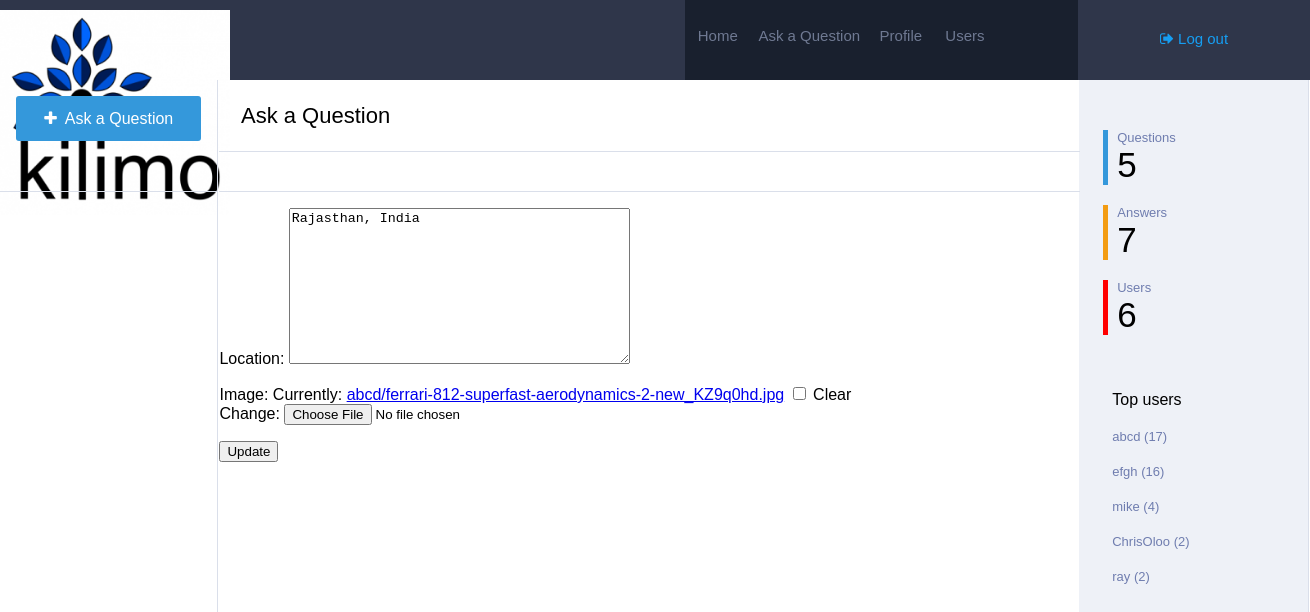
Screenshot of /profileupdate/1/ (signed in) with the database file from the repository.
### Main/models.py (models this page shows, shortened)
class Profile(models.Model):
	user=models.ForeignKey(settings.AUTH_USER_MODEL,on_delete=models.CASCADE)
	image=models.ImageField(upload_to=upload_location,null=True,blank=True,)
	location=models.TextField(default="Not mentioned")
	points=models.IntegerField(default=0)
	questions=models.IntegerField(default=0)
	answers=models.IntegerField(default=0)

### Main/views.py (the view)
# urls.py: url(r'^profileupdate/(?P<id>\d+)/$', views.Update_pro,name='profile_update'),
@login_required
def Update_pro(request, id):
  top = Profile.objects.all().order_by("-points")[:min(Profile.objects.count(),5)]
  profile = get_object_or_404(Profile,id=id)
  instance=get_object_or_404(Profile,id=id)
  if request.user == instance.user:
    form = Update(request.POST or None, request.FILES or None,instance=instance)
    if form.is_valid():
      instance=form.save(commit=False)
      instance.save()
      messages.success(request, "Saved")
      return HttpResponseRedirect('/')
    context={
      "instance":instance,
      "form":form,"q":Question.objects.count(),"a":Answer.objects.count(),"u":Profile.objects.count(),"top":top,
      "profile":profile
    }
    return render(request,"update.html",context)
  else:
    messages.error(request, "User unauthorized.")
    return HttpResponseRedirect('/')

### Main/forms.py
class Update(forms.ModelForm):
	class Meta:
		model = Profile
		fields=[
			"location",
			"image",
		]

### templates/update.html (shortened to what this page needs)
{% load static %}
<html>
<head>
<link rel='stylesheet' href='{% static "css/create.css" %}'>
<link rel="stylesheet" href="https://cdnjs.cloudflare.com/ajax/libs/font-awesome/4.7.0/css/font-awesome.min.css">
</head>
<body>
	<div class="navbar">
		<div class="logo">
		</div>
		<div class="search">
		</div>
		<div class="navlinks">
			<h6><a href="{% url "home" %}">Home</a></h6> <h6 style="width: 30%;"><a href="{% url "create" %}">Ask a Question</a></h6> <h6><a href="{% url "profile" id=profile.id %}">Profile</a></h6> <h6><a href="{% url "user" %}">Users</a></h6>
		</div>
		<div class="login" style="font-size: 15px;">
			{% if request.user.is_authenticated %}
			<p><a href="{% url "logout" %}"><i class="fa fa-sign-out" aria-hidden="true"></i> Log out</a></p>
			{% else %}
			<p><a href="{% url "login" %}"><i class="fa fa-sign-in" aria-hidden="true"></i> Log in / Register</a></p>
			{%endif %}
		</div>
	</div>
	<div class="main">
		<div class="links">
			<div id="ask-cont">
			<a href="{% url "create" %}" style="text-decoration: none;"><p class="ask"><i class="fa fa-plus" aria-hidden="true"></i>&nbsp Ask a Question</p></a>
			</div>
		</div>
		<div class="content">
			<table style="width: 100%;border-spacing: 0px;min-height: 100%;">
				<tr>
			<td style="width:100%; float: left;">
				<div class="heading">
					<div class="tab">
						<p>Ask a Question</p>
					</div>
				</div>
			<div class="welcome">
				<div class="tab">
					<p>&nbsp</p>
				</div>
			</div>
			<div id="tab1" class="tabcontent">
				<form method="POST" action="" enctype='multipart/form-data'>
				{{ form.as_p }}
				<input type="submit" value='Update' class="btn btn-success btn-lg"/>
				</form>
			</div>
		</td>
			<td class="stats" style="padding-top: 30px;vertical-align: top;">
				<div class="bor" style="border-left-color: #3498db">
					<p class="stat_q">Questions</p>
					<p class="stat_a">{{ q }}</p>
				</div>
				<div class="bor" style="border-left-color: #f39c12;">
					<p class="stat_q">Answers</p>
					<p class="stat_a">{{ a }}</p>
				</div>
				<div class="bor" style="border-left-color: red;">
					<p class="stat_q">Users</p>
					<p class="stat_a">{{ u }}</p>
				</div>
				<div class="bor" style="border:none; padding-top: 40px;">
					<p>Top users</p>
					{% for obj in top %}
					<p class="stat_q"><a  href="{% url "profile" id=obj.id %}" style="color: #6f7daf;text-decoration: none;">{{ obj.user }} ({{obj.points}})</a></p>
					{% endfor %}
				</div>
			</td>
		</tr>
	</table>
		</div>
	</div>
</body>
</html>

### static/css/create.css (style rules this page uses)
body { min-width: 1300px; margin: 0px; font-family: sans-serif; }
.navbar { width: 100%; background-color: #2f364a; height:80px; }
.logo { float: left; width:10%; height:100%; }
.search { float: left; height: 100%; width: 42.3%; }
.navlinks { float: left; width:30%; background-color: #19202e; height:100%; }
.navlinks h6 { margin-top:27px; float: left; width:16%; text-align: center; margin-left: 0.3%; }
.navlinks h6 a { text-decoration: none; color: #6f7992; font-weight: normal; font-size:15px; }
.login { float: left; height: 100%; width: 17.7%; text-align: center; }
.login p { margin-top: 30px; }
.login a { text-decoration: none; color: #169ef2; }
.main { width: 100%; }
.links { float: left; top:80px; height: 100%; width:16.6%; }
.ask { margin-left: 7.5%; width:85%; height: 31px; border-style: none; border-radius: 3px; background-color: #3498db; color: white; padding-top: 14px; text-align: center; }
#ask-cont { border-bottom-style: solid; border-bottom-color: #dadfea; border-bottom-width: 1px; height:95px; }
.content { float: left; width: 83.2%; border-right-style: solid; border-right-color: #dadfea; border-right-width: 1px; border-left-style: solid; border-left-color: #dadfea; border-left-width: 1px; height: auto; }
.heading { padding-left: 2.5%; font-size: 22px; border-bottom-style: solid; border-bottom-color: #dadfea; border-bottom-width: 1px; margin-bottom: -1px; }
.welcome { padding-left: 2.5%; font-size: 14px; border-bottom-style: solid; border-bottom-color: #dadfea; border-bottom-width: 1px; }
.stats { background-color: #eef1f7; width:21%; }
.welcome p { width: 10%; text-align: center; margin-bottom: 0px; padding-bottom: 11px; cursor: pointer; margin-top: 0px; padding-top: 13px; }
.stat_q { font-size: 13px; margin-bottom: 0px; margin-top: 20px; color: #6f7daf; }
.stat_a { font-size: 35px; margin-top: 0px; margin-bottom: 0px; }
.bor { border-left-style: solid; border-left-width: 5px; padding-left: 4%; margin-left: 10%; }

### rows the page displays
Profile: location "Rajasthan, India", user "abcd", points "17"
Profile: user "efgh", points "16"
Profile: user "mike", points "4"
Profile: user "ChrisOloo", points "2"
Profile: user "ray", points "2"

### other values shown
{{ q }} "5"
{{ a }} "7"
{{ u }} "6"
